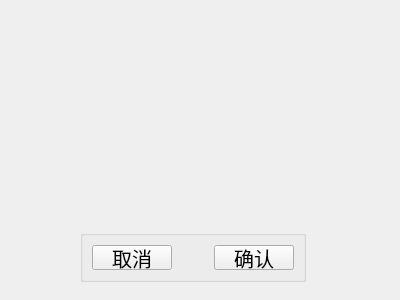
<?xml version="1.0" encoding="UTF-8"?>
<ui version="4.0">
 <class>Form_History</class>
 <widget class="QWidget" name="Form_History">
  <property name="geometry">
   <rect>
    <x>0</x>
    <y>0</y>
    <width>400</width>
    <height>300</height>
   </rect>
  </property>
  <property name="windowTitle">
   <string>Form</string>
  </property>
  <widget class="QGroupBox" name="groupBox">
   <property name="geometry">
    <rect>
     <x>80</x>
     <y>230</y>
     <width>226</width>
     <height>52</height>
    </rect>
   </property>
   <property name="title">
    <string/>
   </property>
   <layout class="QGridLayout" name="gridLayout">
    <item row="0" column="0">
     <widget class="QPushButton" name="btn_Cancel">
      <property name="font">
       <font>
        <pointsize>15</pointsize>
       </font>
      </property>
      <property name="text">
       <string>取消</string>
      </property>
     </widget>
    </item>
    <item row="0" column="1">
     <spacer name="horizontalSpacer">
      <property name="orientation">
       <enum>Qt::Horizontal</enum>
      </property>
      <property name="sizeHint" stdset="0">
       <size>
        <width>40</width>
        <height>20</height>
       </size>
      </property>
     </spacer>
    </item>
    <item row="0" column="2">
     <widget class="QPushButton" name="btn_Confirn">
      <property name="font">
       <font>
        <pointsize>15</pointsize>
       </font>
      </property>
      <property name="text">
       <string>确认</string>
      </property>
     </widget>
    </item>
   </layout>
  </widget>
 </widget>
 <resources/>
 <connections/>
</ui>
